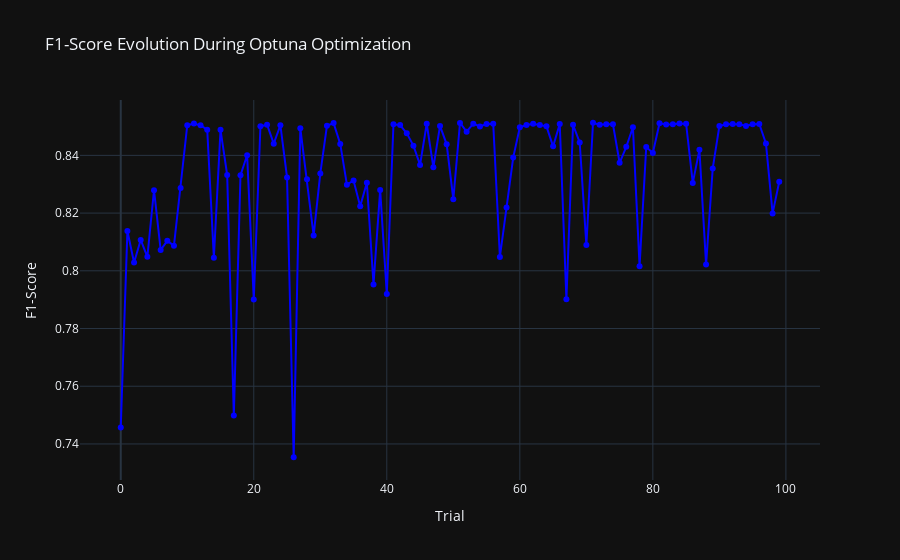

The code cell stored with this chart in its notebook:
### Code cell
# Extract F1-scores from each trial in the study
f1_scores = [study_rf_balanced.trials[i].value for i in range(len(study_rf_balanced.trials))]  # Get the F1-score for each trial

# Create a plotly figure
fig = go.Figure()

# Add a line plot to the figure with the F1-scores
fig.add_trace(go.Scatter(
    x=list(range(len(study_rf_balanced.trials))),  # X-axis: Trial number
    y=f1_scores,  # Y-axis: F1-score values
    mode='markers+lines',  # Display both markers and lines
    name='F1-score',  # Label for the line
    line=dict(color='blue'),  # Line color
    marker=dict(color='blue', size=6)  # Marker style
))

# Update layout for the plot
fig.update_layout(
    title="F1-Score Evolution During Optuna Optimization",  # Title of the plot
    xaxis_title="Trial",  # Label for X-axis
    yaxis_title="F1-Score",  # Label for Y-axis
    template="plotly_dark",  # Use dark template for better visibility
    showlegend=False  # Hide legend
)

# Show the plot
fig.show()

### Figure 1 — Plotly figure (JSON) as saved in the notebook; plotly's stock layout.template omitted (floating-point values rounded to 4 significant figures)
{"data": [{"line": {"color": "blue"}, "marker": {"color": "blue", "size": 6}, "mode": "markers+lines", "name": "F1-score", "type": "scatter", "x": [0, 1, 2, 3, 4, 5, 6, 7, 8, 9, 10, 11, 12, 13, 14, 15, 16, 17, 18, 19, 20, 21, 22, 23, 24, 25, 26, 27, 28, 29, 30, 31, 32, 33, 34, 35, 36, 37, 38, 39, 40, 41, 42, 43, 44, 45, 46, 47, 48, 49, 50, 51, 52, 53, 54, 55, 56, 57, 58, 59, 60, 61, 62, 63, 64, 65, 66, 67, 68, 69, 70, 71, 72, 73, 74, 75, 76, 77, 78, 79, 80, 81, 82, 83, 84, 85, 86, 87, 88, 89, 90, 91, 92, 93, 94, 95, 96, 97, 98, 99], "y": [0.7457, 0.8138, 0.8029, 0.8107, 0.8049, 0.8279, 0.8072, 0.8104, 0.8087, 0.8287, 0.8505, 0.8511, 0.8504, 0.8489, 0.8045, 0.8489, 0.8332, 0.7498, 0.8332, 0.8401, 0.7901, 0.8501, 0.8506, 0.844, 0.8504, 0.8324, 0.7354, 0.8494, 0.8317, 0.8122, 0.8337, 0.8503, 0.8512, 0.844, 0.8298, 0.8313, 0.8224, 0.8305, 0.7953, 0.828, 0.7919, 0.8508, 0.8505, 0.8476, 0.8434, 0.8367, 0.851, 0.8359, 0.8502, 0.8438, 0.8248, 0.8512, 0.8482, 0.851, 0.85, 0.8509, 0.8509, 0.8048, 0.8219, 0.8392, 0.8497, 0.8505, 0.8509, 0.8505, 0.8501, 0.8431, 0.8509, 0.7901, 0.8506, 0.8445, 0.8089, 0.8513, 0.8506, 0.8508, 0.8508, 0.8374, 0.843, 0.8497, 0.8016, 0.8429, 0.8409, 0.8511, 0.8507, 0.8508, 0.8511, 0.8509, 0.8305, 0.8419, 0.8022, 0.8355, 0.8502, 0.8508, 0.8508, 0.8508, 0.8502, 0.8508, 0.8509, 0.8442, 0.8199, 0.8309]}], "layout": {"showlegend": false, "title": {"text": "F1-Score Evolution During Optuna Optimization"}, "xaxis": {"title": {"text": "Trial"}}, "yaxis": {"title": {"text": "F1-Score"}}}}
